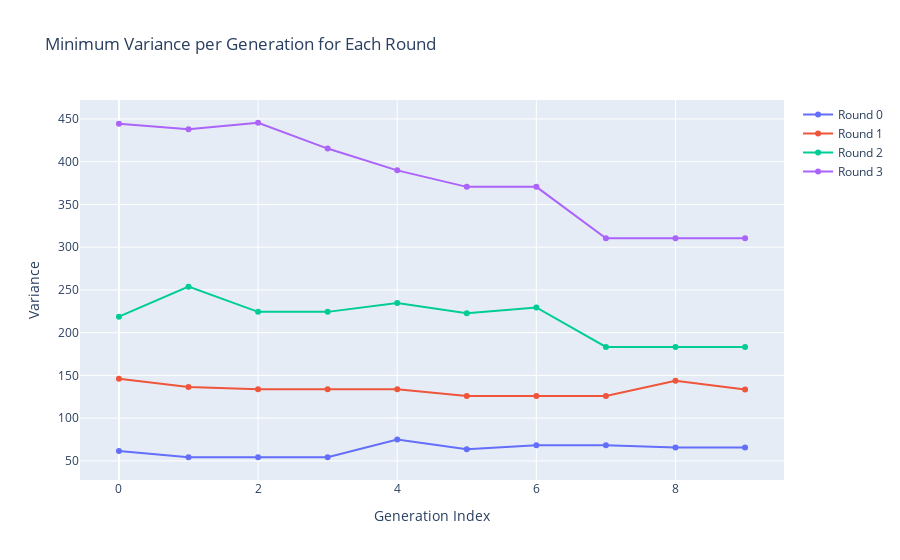

Notebook code cell kept with this figure:
### Code cell
import plotly.graph_objects as go
import pandas as pd

# Example data (replace with your own)
data = VARIANCES
for item in data:
    print(item)

# Convert to DataFrame for easy grouping
df = pd.DataFrame(data, columns=["round_idx", "gen_idx", "bitstring", "variance"])

# For each round & generation, find the row with minimum variance
df_min = df.loc[df.groupby(["round_idx", "gen_idx"])["variance"].idxmin()]

# Create interactive plot
fig = go.Figure()

for round_val, group in df_min.groupby("round_idx"):
    print(group)
    fig.add_trace(
        go.Scatter(
            x=group["gen_idx"],
            y=group["variance"],
            mode="lines+markers",
            name=f"Round {round_val}",
            text=[f"Bitstring: {b}" for b in group["bitstring"]],
            hovertemplate="Gen: %{x}<br>Variance: %{y}<br>%{text}"
        )
    )

fig.update_layout(
    title="Minimum Variance per Generation for Each Round",
    xaxis_title="Generation Index",
    yaxis_title="Variance",
    hovermode="closest"
)

fig.show()

### Figure 1 — Plotly figure (JSON) as saved in the notebook; plotly's stock layout.template omitted (floating-point values rounded to 4 significant figures)
{"data": [{"hovertemplate": "Gen: %{x}<br>Variance: %{y}<br>%{text}", "mode": "lines+markers", "name": "Round 0", "text": ["Bitstring: 101011101101101100110010000101", "Bitstring: 101111000110001101001010010100", "Bitstring: 101111000110001101001010010100", "Bitstring: 101111000110001101001010010100", "Bitstring: 111001011000101101100010001110", "Bitstring: 001110011101101100001010000011", "Bitstring: 001110011101101100001010010011", "Bitstring: 001110011101101100001010010011", "Bitstring: 001110001100101111100101100010", "Bitstring: 001110001100101111100101100010"], "type": "scatter", "x": [0, 1, 2, 3, 4, 5, 6, 7, 8, 9], "y": [61.58, 54.28, 54.28, 54.28, 75.04, 63.67, 68.21, 68.21, 65.8, 65.8]}, {"hovertemplate": "Gen: %{x}<br>Variance: %{y}<br>%{text}", "mode": "lines+markers", "name": "Round 1", "text": ["Bitstring: 000000011000101101010100111110", "Bitstring: 100011110100111101010010110000", "Bitstring: 100111110000100010010100100011", "Bitstring: 100111110000100010010100100011", "Bitstring: 100111110000100010010100100011", "Bitstring: 000100010100100111000000000010", "Bitstring: 000100010100100111000000000010", "Bitstring: 000100010100100111000000000010", "Bitstring: 110010111100100011100100001010", "Bitstring: 000010011100001100100000110010"], "type": "scatter", "x": [0, 1, 2, 3, 4, 5, 6, 7, 8, 9], "y": [146.2, 136.4, 133.8, 133.8, 133.8, 125.8, 125.8, 125.8, 143.7, 133.6]}, {"hovertemplate": "Gen: %{x}<br>Variance: %{y}<br>%{text}", "mode": "lines+markers", "name": "Round 2", "text": ["Bitstring: 001101111110001001001010000011", "Bitstring: 101111101101101101101010010111", "Bitstring: 011110111000000000011000010110", "Bitstring: 011110111000000000011000010110", "Bitstring: 011110110110001101100100011011", "Bitstring: 000010010101101101001100000010", "Bitstring: 111110110110001101100100011011", "Bitstring: 001110010100100101001000000011", "Bitstring: 001110010100100101001000000011", "Bitstring: 001110010100100101001000000011"], "type": "scatter", "x": [0, 1, 2, 3, 4, 5, 6, 7, 8, 9], "y": [218.8, 253.8, 224.3, 224.3, 234.8, 222.6, 229.5, 183.3, 183.3, 183.3]}, {"hovertemplate": "Gen: %{x}<br>Variance: %{y}<br>%{text}", "mode": "lines+markers", "name": "Round 3", "text": ["Bitstring: 111110011101111100000010010101", "Bitstring: 100110001000001010001001110111", "Bitstring: 000100010100100000001000110110", "Bitstring: 001010000000100010111110100110", "Bitstring: 000100010000100110001000110110", "Bitstring: 001010000000100010110010000110", "Bitstring: 001010000000100010110010000110", "Bitstring: 001010000000100000010010000110", "Bitstring: 001010000000100000010010000110", "Bitstring: 001010000000100000010010000110"], "type": "scatter", "x": [0, 1, 2, 3, 4, 5, 6, 7, 8, 9], "y": [444.5, 438.1, 445.5, 415.3, 389.9, 370.5, 370.5, 310.5, 310.5, 310.5]}], "layout": {"hovermode": "closest", "title": {"text": "Minimum Variance per Generation for Each Round"}, "xaxis": {"title": {"text": "Generation Index"}}, "yaxis": {"title": {"text": "Variance"}}}}
